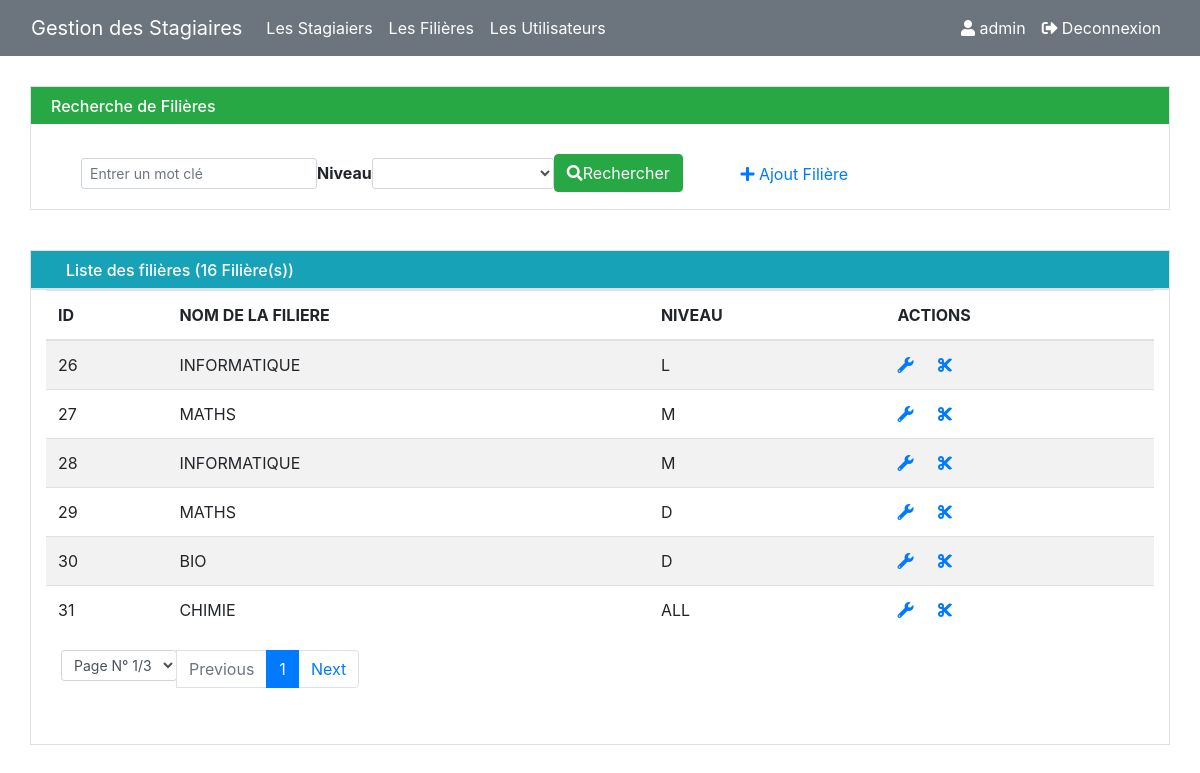
Screenshot of /pages/filieres.php (signed in) with the database file from the repository.
### tables this page shows
CREATE TABLE `Filiere` (
  `IdFiliere` int NOT NULL,
  `nomFiliere` varchar(100) NOT NULL,
  `niveau` varchar(100) NOT NULL
);

### pages/filieres.php (the view, shortened to what this page needs)
<?php
	try {
		require_once("connBD.php");
		$nbr = 0;
		$nomFil = isset($_GET['nomFil'])?htmlentities(addslashes($_GET['nomFil'])):"";
		$nivs = isset($_GET['nivs'])?htmlentities(addslashes($_GET['nivs'])):"all";
		$limite = isset($_GET['limite'])?$_GET['limite']:6;
		$page = isset($_GET['page']) ? $_GET['page']:1;
		$start = ($page-1) * $limite;
		if (isset ($nomFil) && isset ($nivs)) {
			if (!empty($nomFil) && !empty ($nivs)) {
				$requete = "SELECT *FROM Filiere WHERE nomFiliere Like '%$nomFil%' AND niveau = :n LIMIT $start,$limite";
				$resultat = $base -> prepare ($requete);
				$resultat->bindParam (':n',$nivs);
				$resultat->execute ();
				$requeteCount = "SELECT *FROM Filiere WHERE nomFiliere Like '%$nomFil%' AND niveau = :n LIMIT $start,$limite";
				$res = $base-> prepare ($requeteCount);
				$res->bindParam (':n',$nivs);
				$res->execute ();
				$nbr = $resultat->rowCount ();
			} else if (!empty($nomFil) && empty ($nivs)) {
				$requete = "SELECT *FROM Filiere WHERE nomFiliere LIKE '%$nomFil%' LIMIT $start,$limite";
				$resultat = $base -> query ($requete);
				$requeteCount = "SELECT *FROM Filiere WHERE nomFiliere LIKE '%$nomFil%'";
				$res = $base -> query ($requeteCount);
				$nbr = $res ->rowCount ();
			} else if (empty ($nomFil) && !empty ($nivs)){
				if ($nivs == "all") {
					 $requete = "SELECT *FROM Filiere LIMIT $start,$limite";
					 $resultat = $base -> query ($requete);
					 $requeteCount = "SELECT *FROM Filiere";
					 $res = $base -> query ($requeteCount);
					 $nbr = $res->rowCount ();
				}
			}
		}
		$reste = $nbr%$limite;
		$nbrPage = $reste == 0 ? ($nbr/$limite):floor($nbr/$limite) + 1;
	} catch (EXCEPTION $e) {
		die ('Erreur : '.$e->getMessage ());
	}finally {
		$base = null;
	}
?>
<!DOCTYPE html>
<html lang="en">
	<head>
	  <link rel="stylesheet" href="https://use.fontawesome.com/releases/v5.7.0/css/all.css">
	  <link rel="stylesheet" href="https://maxcdn.bootstrapcdn.com/bootstrap/4.5.2/css/bootstrap.min.css">
	</head>
	<body>
		<?php
			include ('menu.php');
		?>
		<div class="container border" style="margin-top:30px;padding-bottom:15px">
			<div class="row bg-success text-white">
				<h6 style="margin-top:10px;margin-left:20px">Recherche de Filières</h6>
			</div>
			<div class="row" style="margin-top:30px;margin-left:20px">
				<div class="col-7">
					<form class="form-inline" method="GET" name="search" onsubmit="return verif()">
						<input type="text" class="form-control form-control-sm" placeholder="Entrer un mot clé" name="nomFil" id="nomFil">
						<label for="niveau" class="font-weight-bold">Niveau</label>
						<select class="form-control form-control-sm" name="nivs" id="nivs" Placeholder="Tous les niveaux">
							<option></option>
							<option value="all">Tous les niveaux</option>
						</select>
						<button type="submit" name="search" id="search" class="btn btn-success">
							<i class="fas fa-search"></i>Rechercher
						</button>
					</form>
				</div>
				<?php if ($_SESSION['user']['role'] == "Admin") {?>
					<div class="col-5">
					<a href="nouvelleFiliere.php" class="nav-link"><i class="fas fa-plus"></i> Ajout Filière</a>
					</div>
				<?php }?>
			</div>
		</div>
		<div class="container border bg-info text-white" style="margin-top:40px">
			<h6 style="margin-top:10px;margin-left:20px">Liste des filières (<?php if (isset($nbr)) echo $nbr;?> Filière(s))</h6>
		</div>
		<div class="container border" style="padding-bottom:40px">
			<table class="table table-striped table-hover">
				<thead class="bg-muted">
					<tr>
						<th><?php echo strtoupper("id") ;?></th>
						<th><?php echo strtoupper("nom de la filiere") ;?></th>
						<th><?php echo strtoupper("niveau") ;?></th>
						<?php if ($_SESSION['user']['role'] == "Admin") {?>
						<th><?php echo strtoupper("actions") ;?></th>
						<?php }?>
					</tr>
				</thead>
				<tbody>
					<?php
						while ($donnees=$resultat->fetch()) {
							$id = $donnees['IdFiliere'];
							$nomF = $donnees['nomFiliere'];
							$niv = $donnees ['niveau'];
							echo "<tr>";
								echo "<td>".$id."</td>";
								echo "<td>".$nomF."</td>";
								echo "<td>".$niv."</td>";
								echo "<td>";
								if ($_SESSION['user']['role'] == "Admin") {
									echo "<a href=\"editerFiliere.php?don=$id;$nomF;$niv\" onclick=
									\" return confirm('Attention voulez vous vraiment le modifier')\">
									<i class=\"fas fa-wrench\"></i></a>";
									echo "<a href=\"supFiliere.php?id=$id\" onclick=
									\" return confirm('Attention voulez vous vraiment le supprimer?')\"\">
									<i class=\"fas fa-cut\" style=\"margin-left:20px\"></i></a>";
									echo "</td>";
								}
							echo "</tr>";
						}
					?>
				</tbody>
			</table>
			<div class="container-fluid">
					<ul class="pagination">
						<li class="page-item">
						<?php
							$nomFilf = isset($_GET['nomFil'])?htmlentities(addslashes($_GET['nomFil'])):"";
							$nivss = isset($_GET['nivs'])?htmlentities(addslashes($_GET['nivs'])):"all";
							echo "<select id =\"sel\" class=\"form-control form-control-sm\" Placeholder=\"N°Page\"
							onchange=\"changeURL(this.value,'$nomFilf','$nivss')\">";?>
									<option value=""><?php echo "Page N° ".$page."/".$nbrPage; ?></option>
								</select>
						</li>
						<li class="page-item <?php if($page == 1) echo "disabled";?>">
							<a class="page-link" href="filieres.php?page=
							<?php if (($page - 1) > 0) echo $page - 1;else echo 1;?>&nomFil=
							<?php echo $nomFil;?>&nivs=<?php echo $nivs;?>">Previous</a>
						</li>
						<?php
							for ($i=1 ; $i <= ($nbrPage/2);$i ++) {?>
								<li class="page-item <?php if ($page == $i) echo "active";?>">
									<a class="page-link" href="filieres.php?page=
									<?php echo $i; ?>&nomFil=<?php echo $nomFil;?>&nivs=<?php echo $nivs;?>"><?php echo $i;?></a>
								</li>
						<?php
							}?>
						<li class="page-item <?php if ($page > ($nbrPage/2) && $page + 1 <= $nbrPage) echo "active";else if ($page ==  $nbrPage) echo "disabled";?>">
							<a class="page-link" href="filieres.php?page=
							<?php if (($page + 1) <= $nbrPage) echo ($page + 1); else $page;?>&nomFil=
							<?php echo $nomFil;?>&nivs=<?php echo $nivs;?>">Next</a>
						</li>
					</ul>
			</div>
		</div>
	</body>
</html>

### pages/menu.php (shortened to what this page needs)
<nav class="navbar navbar-expand-sm navbar-dark bg-secondary navbar-fixed-top">
	<div class="container-fluid">
		<div class="navbar-header">
			<a href="../index.php" class="navbar-brand">Gestion des Stagiaires</a>
		</div>
		<div class="collapse navbar-collapse" id="collapsibleNavbar">
			<ul class="nav navbar-nav">
			<li class="nav-item">
				<a class ="nav-link text-white" href="stagiaires.php">Les Stagiaiers</a>
			</li>
			<li class="nav-item">
				<a class ="nav-link text-white" href="filieres.php">Les Filières</a>
			</li>
			<li class="nav-item">
				<a class ="nav-link text-white" href="utilisateurs.php">Les Utilisateurs</a>
			</li>
			</ul>
			<ul class="navbar-nav ml-auto flex-nowrap">
				<li class="nav-item"><a href="editerUser.php?log=<?php echo $_SESSION['user']['login'];?>&email=
					<?php echo $_SESSION['user']['email'];?>&role=<?php echo $_SESSION['user']['role'];?>&etat=<?php
					echo $_SESSION['user']['etat'];?>" class ="nav-link text-white"><i class="fas fa-user"></i>&nbsp;<?php echo $_SESSION['user']['login'];?></i></a></li>
				<li class="nav-item"><a href="seDeconnecter.php" class ="nav-link text-white"><i class="fas fa-sign-out-alt"></i>&nbsp;Deconnexion</a></li>
			</ul>
		</div>
	</div>
</nav>

### rows the page displays
filiere: IdFiliere "26", nomFiliere "INFORMATIQUE", niveau "L"
filiere: IdFiliere "27", nomFiliere "MATHS", niveau "M"
filiere: IdFiliere "28", nomFiliere "INFORMATIQUE", niveau "M"
filiere: IdFiliere "29", nomFiliere "MATHS", niveau "D"
filiere: IdFiliere "30", nomFiliere "BIO", niveau "D"
filiere: IdFiliere "31", nomFiliere "CHIMIE", niveau "ALL"

### other values shown
$_SESSION['user']['login'] "admin"
$nbr "16"
